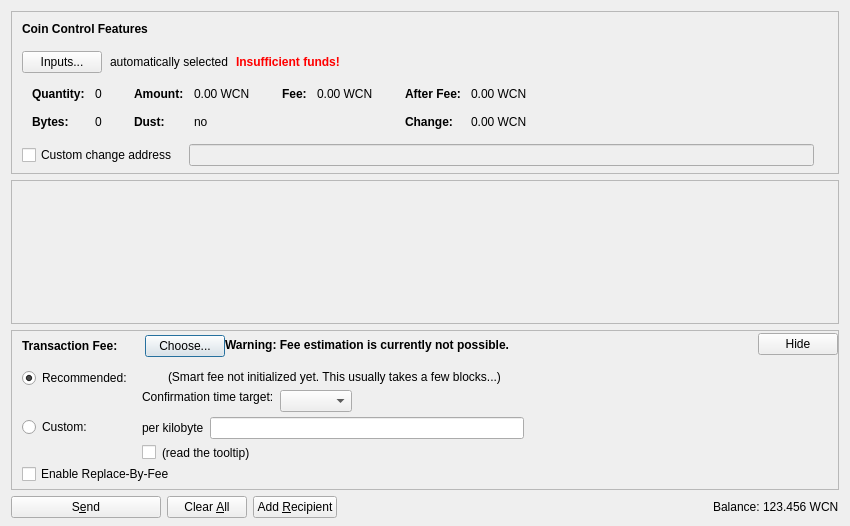
<?xml version="1.0" encoding="UTF-8"?>
<ui version="4.0">
 <class>SendCoinsDialog</class>
 <widget class="QDialog" name="SendCoinsDialog">
  <property name="geometry">
   <rect>
    <x>0</x>
    <y>0</y>
    <width>850</width>
    <height>526</height>
   </rect>
  </property>
  <property name="windowTitle">
   <string>Send Coins</string>
  </property>
  <layout class="QVBoxLayout" name="verticalLayout" stretch="0,1,0,0">
   <property name="bottomMargin">
    <number>8</number>
   </property>
   <item>
    <widget class="QFrame" name="frameCoinControl">
     <property name="sizePolicy">
      <sizepolicy hsizetype="Expanding" vsizetype="Expanding">
       <horstretch>0</horstretch>
       <verstretch>0</verstretch>
      </sizepolicy>
     </property>
     <property name="maximumSize">
      <size>
       <width>16777215</width>
       <height>16777215</height>
      </size>
     </property>
     <property name="frameShape">
      <enum>QFrame::StyledPanel</enum>
     </property>
     <property name="frameShadow">
      <enum>QFrame::Sunken</enum>
     </property>
     <layout class="QVBoxLayout" name="verticalLayoutCoinControl2">
      <property name="spacing">
       <number>0</number>
      </property>
      <property name="leftMargin">
       <number>0</number>
      </property>
      <property name="topMargin">
       <number>0</number>
      </property>
      <property name="rightMargin">
       <number>0</number>
      </property>
      <property name="bottomMargin">
       <number>6</number>
      </property>
      <item>
       <layout class="QVBoxLayout" name="verticalLayoutCoinControl" stretch="0,0,0,0,1">
        <property name="spacing">
         <number>0</number>
        </property>
        <property name="leftMargin">
         <number>10</number>
        </property>
        <property name="topMargin">
         <number>10</number>
        </property>
        <item>
         <layout class="QHBoxLayout" name="horizontalLayoutCoinControl1">
          <property name="bottomMargin">
           <number>15</number>
          </property>
          <item>
           <widget class="QLabel" name="labelCoinControlFeatures">
            <property name="sizePolicy">
             <sizepolicy hsizetype="Preferred" vsizetype="Maximum">
              <horstretch>0</horstretch>
              <verstretch>0</verstretch>
             </sizepolicy>
            </property>
            <property name="font">
             <font>
              <weight>75</weight>
              <bold>true</bold>
             </font>
            </property>
            <property name="styleSheet">
             <string notr="true">font-weight:bold;</string>
            </property>
            <property name="text">
             <string>Coin Control Features</string>
            </property>
           </widget>
          </item>
         </layout>
        </item>
        <item>
         <layout class="QHBoxLayout" name="horizontalLayoutCoinControl2" stretch="0,0,0,0">
          <property name="spacing">
           <number>8</number>
          </property>
          <property name="bottomMargin">
           <number>10</number>
          </property>
          <item>
           <widget class="QPushButton" name="pushButtonCoinControl">
            <property name="styleSheet">
             <string notr="true"/>
            </property>
            <property name="text">
             <string>Inputs...</string>
            </property>
            <property name="autoDefault">
             <bool>false</bool>
            </property>
           </widget>
          </item>
          <item>
           <widget class="QLabel" name="labelCoinControlAutomaticallySelected">
            <property name="text">
             <string>automatically selected</string>
            </property>
            <property name="margin">
             <number>5</number>
            </property>
           </widget>
          </item>
          <item>
           <widget class="QLabel" name="labelCoinControlInsuffFunds">
            <property name="font">
             <font>
              <weight>75</weight>
              <bold>true</bold>
             </font>
            </property>
            <property name="styleSheet">
             <string notr="true">color:red;font-weight:bold;</string>
            </property>
            <property name="text">
             <string>Insufficient funds!</string>
            </property>
            <property name="margin">
             <number>5</number>
            </property>
           </widget>
          </item>
          <item>
           <spacer name="horizontalSpacerCoinControl">
            <property name="orientation">
             <enum>Qt::Horizontal</enum>
            </property>
            <property name="sizeHint" stdset="0">
             <size>
              <width>40</width>
              <height>1</height>
             </size>
            </property>
           </spacer>
          </item>
         </layout>
        </item>
        <item>
         <widget class="QWidget" name="widgetCoinControl" native="true">
          <property name="sizePolicy">
           <sizepolicy hsizetype="Preferred" vsizetype="Preferred">
            <horstretch>0</horstretch>
            <verstretch>0</verstretch>
           </sizepolicy>
          </property>
          <property name="minimumSize">
           <size>
            <width>0</width>
            <height>0</height>
           </size>
          </property>
          <property name="styleSheet">
           <string notr="true"/>
          </property>
          <layout class="QHBoxLayout" name="horizontalLayoutCoinControl5">
           <property name="leftMargin">
            <number>0</number>
           </property>
           <property name="topMargin">
            <number>0</number>
           </property>
           <property name="rightMargin">
            <number>0</number>
           </property>
           <property name="bottomMargin">
            <number>0</number>
           </property>
           <item>
            <layout class="QHBoxLayout" name="horizontalLayoutCoinControl3" stretch="0,0,0,1">
             <property name="spacing">
              <number>20</number>
             </property>
             <property name="topMargin">
              <number>0</number>
             </property>
             <property name="bottomMargin">
              <number>10</number>
             </property>
             <item>
              <layout class="QFormLayout" name="formLayoutCoinControl1">
               <property name="horizontalSpacing">
                <number>10</number>
               </property>
               <property name="verticalSpacing">
                <number>14</number>
               </property>
               <property name="leftMargin">
                <number>10</number>
               </property>
               <property name="topMargin">
                <number>4</number>
               </property>
               <property name="rightMargin">
                <number>6</number>
               </property>
               <item row="0" column="0">
                <widget class="QLabel" name="labelCoinControlQuantityText">
                 <property name="font">
                  <font>
                   <weight>75</weight>
                   <bold>true</bold>
                  </font>
                 </property>
                 <property name="text">
                  <string>Quantity:</string>
                 </property>
                 <property name="margin">
                  <number>0</number>
                 </property>
                </widget>
               </item>
               <item row="0" column="1">
                <widget class="QLabel" name="labelCoinControlQuantity">
                 <property name="cursor">
                  <cursorShape>IBeamCursor</cursorShape>
                 </property>
                 <property name="contextMenuPolicy">
                  <enum>Qt::ActionsContextMenu</enum>
                 </property>
                 <property name="text">
                  <string notr="true">0</string>
                 </property>
                 <property name="margin">
                  <number>0</number>
                 </property>
                 <property name="textInteractionFlags">
                  <set>Qt::LinksAccessibleByMouse|Qt::TextSelectableByKeyboard|Qt::TextSelectableByMouse</set>
                 </property>
                </widget>
               </item>
               <item row="1" column="0">
                <widget class="QLabel" name="labelCoinControlBytesText">
                 <property name="font">
                  <font>
                   <weight>75</weight>
                   <bold>true</bold>
                  </font>
                 </property>
                 <property name="text">
                  <string>Bytes:</string>
                 </property>
                </widget>
               </item>
               <item row="1" column="1">
                <widget class="QLabel" name="labelCoinControlBytes">
                 <property name="cursor">
                  <cursorShape>IBeamCursor</cursorShape>
                 </property>
                 <property name="contextMenuPolicy">
                  <enum>Qt::ActionsContextMenu</enum>
                 </property>
                 <property name="text">
                  <string notr="true">0</string>
                 </property>
                 <property name="textInteractionFlags">
                  <set>Qt::LinksAccessibleByMouse|Qt::TextSelectableByKeyboard|Qt::TextSelectableByMouse</set>
                 </property>
                </widget>
               </item>
              </layout>
             </item>
             <item>
              <layout class="QFormLayout" name="formLayoutCoinControl2">
               <property name="horizontalSpacing">
                <number>10</number>
               </property>
               <property name="verticalSpacing">
                <number>14</number>
               </property>
               <property name="leftMargin">
                <number>6</number>
               </property>
               <property name="topMargin">
                <number>4</number>
               </property>
               <property name="rightMargin">
                <number>6</number>
               </property>
               <item row="0" column="0">
                <widget class="QLabel" name="labelCoinControlAmountText">
                 <property name="font">
                  <font>
                   <weight>75</weight>
                   <bold>true</bold>
                  </font>
                 </property>
                 <property name="text">
                  <string>Amount:</string>
                 </property>
                 <property name="margin">
                  <number>0</number>
                 </property>
                </widget>
               </item>
               <item row="0" column="1">
                <widget class="QLabel" name="labelCoinControlAmount">
                 <property name="cursor">
                  <cursorShape>IBeamCursor</cursorShape>
                 </property>
                 <property name="contextMenuPolicy">
                  <enum>Qt::ActionsContextMenu</enum>
                 </property>
                 <property name="text">
                  <string notr="true">0.00 WCN</string>
                 </property>
                 <property name="textInteractionFlags">
                  <set>Qt::LinksAccessibleByMouse|Qt::TextSelectableByKeyboard|Qt::TextSelectableByMouse</set>
                 </property>
                </widget>
               </item>
               <item row="1" column="0">
                <widget class="QLabel" name="labelCoinControlLowOutputText">
                 <property name="font">
                  <font>
                   <weight>75</weight>
                   <bold>true</bold>
                  </font>
                 </property>
                 <property name="text">
                  <string>Dust:</string>
                 </property>
                </widget>
               </item>
               <item row="1" column="1">
                <widget class="QLabel" name="labelCoinControlLowOutput">
                 <property name="cursor">
                  <cursorShape>IBeamCursor</cursorShape>
                 </property>
                 <property name="contextMenuPolicy">
                  <enum>Qt::ActionsContextMenu</enum>
                 </property>
                 <property name="text">
                  <string notr="true">no</string>
                 </property>
                 <property name="textInteractionFlags">
                  <set>Qt::LinksAccessibleByMouse|Qt::TextSelectableByKeyboard|Qt::TextSelectableByMouse</set>
                 </property>
                </widget>
               </item>
              </layout>
             </item>
             <item>
              <layout class="QFormLayout" name="formLayoutCoinControl3">
               <property name="horizontalSpacing">
                <number>10</number>
               </property>
               <property name="verticalSpacing">
                <number>14</number>
               </property>
               <property name="leftMargin">
                <number>6</number>
               </property>
               <property name="topMargin">
                <number>4</number>
               </property>
               <property name="rightMargin">
                <number>6</number>
               </property>
               <item row="0" column="0">
                <widget class="QLabel" name="labelCoinControlFeeText">
                 <property name="font">
                  <font>
                   <weight>75</weight>
                   <bold>true</bold>
                  </font>
                 </property>
                 <property name="text">
                  <string>Fee:</string>
                 </property>
                 <property name="margin">
                  <number>0</number>
                 </property>
                </widget>
               </item>
               <item row="0" column="1">
                <widget class="QLabel" name="labelCoinControlFee">
                 <property name="cursor">
                  <cursorShape>IBeamCursor</cursorShape>
                 </property>
                 <property name="contextMenuPolicy">
                  <enum>Qt::ActionsContextMenu</enum>
                 </property>
                 <property name="text">
                  <string notr="true">0.00 WCN</string>
                 </property>
                 <property name="textInteractionFlags">
                  <set>Qt::LinksAccessibleByMouse|Qt::TextSelectableByKeyboard|Qt::TextSelectableByMouse</set>
                 </property>
                </widget>
               </item>
              </layout>
             </item>
             <item>
              <layout class="QFormLayout" name="formLayoutCoinControl4">
               <property name="horizontalSpacing">
                <number>10</number>
               </property>
               <property name="verticalSpacing">
                <number>14</number>
               </property>
               <property name="leftMargin">
                <number>6</number>
               </property>
               <property name="topMargin">
                <number>4</number>
               </property>
               <property name="rightMargin">
                <number>6</number>
               </property>
               <item row="0" column="0">
                <widget class="QLabel" name="labelCoinControlAfterFeeText">
                 <property name="font">
                  <font>
                   <weight>75</weight>
                   <bold>true</bold>
                  </font>
                 </property>
                 <property name="text">
                  <string>After Fee:</string>
                 </property>
                 <property name="margin">
                  <number>0</number>
                 </property>
                </widget>
               </item>
               <item row="0" column="1">
                <widget class="QLabel" name="labelCoinControlAfterFee">
                 <property name="cursor">
                  <cursorShape>IBeamCursor</cursorShape>
                 </property>
                 <property name="contextMenuPolicy">
                  <enum>Qt::ActionsContextMenu</enum>
                 </property>
                 <property name="text">
                  <string notr="true">0.00 WCN</string>
                 </property>
                 <property name="textInteractionFlags">
                  <set>Qt::LinksAccessibleByMouse|Qt::TextSelectableByKeyboard|Qt::TextSelectableByMouse</set>
                 </property>
                </widget>
               </item>
               <item row="1" column="0">
                <widget class="QLabel" name="labelCoinControlChangeText">
                 <property name="font">
                  <font>
                   <weight>75</weight>
                   <bold>true</bold>
                  </font>
                 </property>
                 <property name="text">
                  <string>Change:</string>
                 </property>
                </widget>
               </item>
               <item row="1" column="1">
                <widget class="QLabel" name="labelCoinControlChange">
                 <property name="cursor">
                  <cursorShape>IBeamCursor</cursorShape>
                 </property>
                 <property name="contextMenuPolicy">
                  <enum>Qt::ActionsContextMenu</enum>
                 </property>
                 <property name="text">
                  <string notr="true">0.00 WCN</string>
                 </property>
                 <property name="textInteractionFlags">
                  <set>Qt::LinksAccessibleByMouse|Qt::TextSelectableByKeyboard|Qt::TextSelectableByMouse</set>
                 </property>
                </widget>
               </item>
              </layout>
             </item>
            </layout>
           </item>
          </layout>
         </widget>
        </item>
        <item>
         <layout class="QHBoxLayout" name="horizontalLayoutCoinControl4" stretch="0,0,0">
          <property name="spacing">
           <number>12</number>
          </property>
          <property name="sizeConstraint">
           <enum>QLayout::SetDefaultConstraint</enum>
          </property>
          <property name="topMargin">
           <number>5</number>
          </property>
          <property name="rightMargin">
           <number>5</number>
          </property>
          <item>
           <widget class="QCheckBox" name="checkBoxCoinControlChange">
            <property name="toolTip">
             <string>If this is activated, but the change address is empty or invalid, change will be sent to a newly generated address.</string>
            </property>
            <property name="text">
             <string>Custom change address</string>
            </property>
           </widget>
          </item>
          <item>
           <widget class="QValidatedLineEdit" name="lineEditCoinControlChange">
            <property name="enabled">
             <bool>false</bool>
            </property>
            <property name="sizePolicy">
             <sizepolicy hsizetype="Expanding" vsizetype="Fixed">
              <horstretch>0</horstretch>
              <verstretch>0</verstretch>
             </sizepolicy>
            </property>
           </widget>
          </item>
          <item>
           <widget class="QLabel" name="labelCoinControlChangeLabel">
            <property name="sizePolicy">
             <sizepolicy hsizetype="Preferred" vsizetype="Expanding">
              <horstretch>0</horstretch>
              <verstretch>0</verstretch>
             </sizepolicy>
            </property>
            <property name="minimumSize">
             <size>
              <width>0</width>
              <height>0</height>
             </size>
            </property>
            <property name="text">
             <string/>
            </property>
            <property name="margin">
             <number>3</number>
            </property>
           </widget>
          </item>
         </layout>
        </item>
        <item>
         <spacer name="verticalSpacerCoinControl">
          <property name="orientation">
           <enum>Qt::Vertical</enum>
          </property>
          <property name="sizeHint" stdset="0">
           <size>
            <width>800</width>
            <height>1</height>
           </size>
          </property>
         </spacer>
        </item>
       </layout>
      </item>
     </layout>
    </widget>
   </item>
   <item>
    <widget class="QScrollArea" name="scrollArea">
     <property name="widgetResizable">
      <bool>true</bool>
     </property>
     <widget class="QWidget" name="scrollAreaWidgetContents">
      <property name="geometry">
       <rect>
        <x>0</x>
        <y>0</y>
        <width>830</width>
        <height>104</height>
       </rect>
      </property>
      <layout class="QVBoxLayout" name="verticalLayout_2" stretch="0,1">
       <property name="leftMargin">
        <number>0</number>
       </property>
       <property name="topMargin">
        <number>0</number>
       </property>
       <property name="rightMargin">
        <number>0</number>
       </property>
       <property name="bottomMargin">
        <number>0</number>
       </property>
       <item>
        <layout class="QVBoxLayout" name="entries">
         <property name="spacing">
          <number>6</number>
         </property>
        </layout>
       </item>
       <item>
        <spacer name="verticalSpacer">
         <property name="orientation">
          <enum>Qt::Vertical</enum>
         </property>
         <property name="sizeHint" stdset="0">
          <size>
           <width>20</width>
           <height>40</height>
          </size>
         </property>
        </spacer>
       </item>
      </layout>
     </widget>
    </widget>
   </item>
   <item>
    <widget class="QFrame" name="frameFee">
     <property name="sizePolicy">
      <sizepolicy hsizetype="Expanding" vsizetype="Expanding">
       <horstretch>0</horstretch>
       <verstretch>0</verstretch>
      </sizepolicy>
     </property>
     <property name="maximumSize">
      <size>
       <width>16777215</width>
       <height>16777215</height>
      </size>
     </property>
     <property name="frameShape">
      <enum>QFrame::StyledPanel</enum>
     </property>
     <property name="frameShadow">
      <enum>QFrame::Sunken</enum>
     </property>
     <layout class="QVBoxLayout" name="verticalLayoutFee1">
      <property name="spacing">
       <number>0</number>
      </property>
      <property name="leftMargin">
       <number>0</number>
      </property>
      <property name="topMargin">
       <number>0</number>
      </property>
      <property name="rightMargin">
       <number>0</number>
      </property>
      <property name="bottomMargin">
       <number>0</number>
      </property>
      <item>
       <layout class="QVBoxLayout" name="verticalLayoutFee2" stretch="0,0,0">
        <property name="spacing">
         <number>0</number>
        </property>
        <property name="leftMargin">
         <number>10</number>
        </property>
        <property name="topMargin">
         <number>0</number>
        </property>
        <item>
         <layout class="QHBoxLayout" name="horizontalLayoutFee1">
          <property name="bottomMargin">
           <number>0</number>
          </property>
          <item>
           <layout class="QVBoxLayout" name="verticalLayoutFee7">
            <property name="spacing">
             <number>0</number>
            </property>
            <item>
             <spacer name="verticalSpacerSmartFee">
              <property name="orientation">
               <enum>Qt::Vertical</enum>
              </property>
              <property name="sizeType">
               <enum>QSizePolicy::Fixed</enum>
              </property>
              <property name="sizeHint" stdset="0">
               <size>
                <width>1</width>
                <height>4</height>
               </size>
              </property>
             </spacer>
            </item>
            <item>
             <layout class="QHBoxLayout" name="horizontalLayoutSmartFee">
              <property name="spacing">
               <number>10</number>
              </property>
              <item>
               <widget class="QLabel" name="labelFeeHeadline">
                <property name="sizePolicy">
                 <sizepolicy hsizetype="Preferred" vsizetype="Maximum">
                  <horstretch>0</horstretch>
                  <verstretch>0</verstretch>
                 </sizepolicy>
                </property>
                <property name="font">
                 <font>
                  <weight>75</weight>
                  <bold>true</bold>
                 </font>
                </property>
                <property name="styleSheet">
                 <string notr="true">font-weight:bold;</string>
                </property>
                <property name="text">
                 <string>Transaction Fee:</string>
                </property>
               </widget>
              </item>
              <item>
               <widget class="QLabel" name="labelFeeMinimized">
                <property name="text">
                 <string/>
                </property>
               </widget>
              </item>
              <item>
               <widget class="QPushButton" name="buttonChooseFee">
                <property name="text">
                 <string>Choose...</string>
                </property>
               </widget>
              </item>
             </layout>
            </item>
            <item>
             <spacer name="verticalSpacer_5">
              <property name="orientation">
               <enum>Qt::Vertical</enum>
              </property>
              <property name="sizeHint" stdset="0">
               <size>
                <width>1</width>
                <height>1</height>
               </size>
              </property>
             </spacer>
            </item>
           </layout>
          </item>
          <item>
           <widget class="QLabel" name="fallbackFeeWarningLabel">
            <property name="toolTip">
             <string>Using the fallbackfee can result in sending a transaction that will take several hours or days (or never) to confirm. Consider choosing your fee manually or wait until you have validated the complete chain.</string>
            </property>
            <property name="font">
            <font>
                <weight>75</weight>
                <bold>true</bold>
            </font>
            </property>
            <property name="text">
             <string>Warning: Fee estimation is currently not possible.</string>
            </property>
            <property name="wordWrap">
             <bool>false</bool>
            </property>
           </widget>
          </item>
          <item>
           <spacer name="horizontalSpacer_4">
            <property name="orientation">
             <enum>Qt::Horizontal</enum>
            </property>
            <property name="sizeType">
             <enum>QSizePolicy::MinimumExpanding</enum>
            </property>
            <property name="sizeHint" stdset="0">
             <size>
              <width>40</width>
              <height>20</height>
             </size>
            </property>
           </spacer>
          </item>
          <item>
           <widget class="QPushButton" name="buttonMinimizeFee">
            <property name="toolTip">
             <string>collapse fee-settings</string>
            </property>
            <property name="text">
             <string>Hide</string>
            </property>
           </widget>
          </item>
         </layout>
        </item>
        <item>
         <widget class="QFrame" name="frameFeeSelection">
          <layout class="QVBoxLayout" name="verticalLayoutFee12">
           <property name="spacing">
            <number>0</number>
           </property>
           <property name="leftMargin">
            <number>0</number>
           </property>
           <property name="topMargin">
            <number>0</number>
           </property>
           <property name="rightMargin">
            <number>0</number>
           </property>
           <property name="bottomMargin">
            <number>0</number>
           </property>
           <item>
            <layout class="QGridLayout" name="gridLayoutFee">
             <property name="topMargin">
              <number>10</number>
             </property>
             <property name="bottomMargin">
              <number>4</number>
             </property>
             <property name="horizontalSpacing">
              <number>10</number>
             </property>
             <property name="verticalSpacing">
              <number>4</number>
             </property>
             <item row="1" column="1">
              <layout class="QVBoxLayout" name="verticalLayoutFee8">
               <property name="spacing">
                <number>6</number>
               </property>
               <item>
                <layout class="QHBoxLayout" name="horizontalLayoutFee13">
                 <item>
                  <widget class="QLabel" name="labelCustomPerKilobyte">
                   <property name="toolTip">
                    <string>If the custom fee is set to 1000 satoshis and the transaction is only 250 bytes, then &quot;per kilobyte&quot; only pays 250 satoshis in fee, while &quot;total at least&quot; pays 1000 satoshis. For transactions bigger than a kilobyte both pay by kilobyte.</string>
                   </property>
                   <property name="text">
                    <string>per kilobyte</string>
                   </property>
                  </widget>
                 </item>
                 <item>
                  <widget class="BitcoinAmountField" name="customFee"/>
                 </item>
                 <item>
                  <spacer name="horizontalSpacer_6">
                   <property name="orientation">
                    <enum>Qt::Horizontal</enum>
                   </property>
                   <property name="sizeHint" stdset="0">
                    <size>
                     <width>1</width>
                     <height>1</height>
                    </size>
                   </property>
                  </spacer>
                 </item>
                </layout>
               </item>
               <item>
                <layout class="QHBoxLayout" name="horizontalLayoutFee8">
                 <item>
                  <widget class="QCheckBox" name="checkBoxMinimumFee">
                   <property name="toolTip">
                    <string>Paying only the minimum fee is just fine as long as there is less transaction volume than space in the blocks. But be aware that this can end up in a never confirming transaction once there is more demand for widecoin transactions than the network can process.</string>
                   </property>
                   <property name="text">
                    <string/>
                   </property>
                  </widget>
                 </item>
                 <item>
                  <widget class="QLabel" name="labelMinFeeWarning">
                   <property name="enabled">
                    <bool>true</bool>
                   </property>
                   <property name="toolTip">
                    <string>Paying only the minimum fee is just fine as long as there is less transaction volume than space in the blocks. But be aware that this can end up in a never confirming transaction once there is more demand for widecoin transactions than the network can process.</string>
                   </property>
                   <property name="text">
                    <string>(read the tooltip)</string>
                   </property>
                   <property name="margin">
                    <number>5</number>
                   </property>
                  </widget>
                 </item>
                 <item>
                  <spacer name="horizontalSpacer_2">
                   <property name="orientation">
                    <enum>Qt::Horizontal</enum>
                   </property>
                   <property name="sizeHint" stdset="0">
                    <size>
                     <width>1</width>
                     <height>1</height>
                    </size>
                   </property>
                  </spacer>
                 </item>
                </layout>
               </item>
              </layout>
             </item>
             <item row="0" column="0">
              <layout class="QVBoxLayout" name="verticalLayoutFee4" stretch="0,1">
               <item>
                <widget class="QRadioButton" name="radioSmartFee">
                 <property name="text">
                  <string>Recommended:</string>
                 </property>
                 <property name="checked">
                  <bool>true</bool>
                 </property>
                 <attribute name="buttonGroup">
                  <string notr="true">groupFee</string>
                 </attribute>
                </widget>
               </item>
               <item>
                <spacer name="verticalSpacer_2">
                 <property name="orientation">
                  <enum>Qt::Vertical</enum>
                 </property>
                 <property name="sizeHint" stdset="0">
                  <size>
                   <width>1</width>
                   <height>1</height>
                  </size>
                 </property>
                </spacer>
               </item>
              </layout>
             </item>
             <item row="1" column="0">
              <layout class="QVBoxLayout" name="verticalLayoutFee9" stretch="0,1">
               <item>
                <widget class="QRadioButton" name="radioCustomFee">
                 <property name="text">
                  <string>Custom:</string>
                 </property>
                 <attribute name="buttonGroup">
                  <string notr="true">groupFee</string>
                 </attribute>
                </widget>
               </item>
               <item>
                <spacer name="verticalSpacer_6">
                 <property name="orientation">
                  <enum>Qt::Vertical</enum>
                 </property>
                 <property name="sizeHint" stdset="0">
                  <size>
                   <width>1</width>
                   <height>1</height>
                  </size>
                 </property>
                </spacer>
               </item>
              </layout>
             </item>
             <item row="0" column="1">
              <layout class="QVBoxLayout" name="verticalLayoutFee3" stretch="0,0,1">
               <property name="spacing">
                <number>6</number>
               </property>
               <property name="topMargin">
                <number>2</number>
               </property>
               <item>
                <layout class="QHBoxLayout" name="horizontalLayoutFee12">
                 <item>
                  <widget class="QLabel" name="labelSmartFee">
                   <property name="text">
                    <string/>
                   </property>
                   <property name="margin">
                    <number>2</number>
                   </property>
                  </widget>
                 </item>
                 <item>
                  <widget class="QLabel" name="labelFeeEstimation">
                   <property name="text">
                    <string/>
                   </property>
                  </widget>
                 </item>
                 <item>
                  <widget class="QLabel" name="labelSmartFee2">
                   <property name="text">
                    <string>(Smart fee not initialized yet. This usually takes a few blocks...)</string>
                   </property>
                   <property name="margin">
                    <number>2</number>
                   </property>
                  </widget>
                 </item>
                 <item>
                  <spacer name="horizontalSpacer_5">
                   <property name="orientation">
                    <enum>Qt::Horizontal</enum>
                   </property>
                   <property name="sizeHint" stdset="0">
                    <size>
                     <width>1</width>
                     <height>1</height>
                    </size>
                   </property>
                  </spacer>
                 </item>
                </layout>
               </item>
               <item>
                <layout class="QHBoxLayout" name="horizontalLayoutFee9">
                 <item>
                  <layout class="QVBoxLayout" name="verticalLayoutFee6">
                   <item>
                    <widget class="QLabel" name="labelSmartFee3">
                     <property name="text">
                      <string>Confirmation time target:</string>
                     </property>
                     <property name="margin">
                      <number>2</number>
                     </property>
                    </widget>
                   </item>
                   <item>
                    <spacer name="verticalSpacer_3">
                     <property name="orientation">
                      <enum>Qt::Vertical</enum>
                     </property>
                     <property name="sizeHint" stdset="0">
                      <size>
                       <width>1</width>
                       <height>1</height>
                      </size>
                     </property>
                    </spacer>
                   </item>
                  </layout>
                 </item>
                 <item>
                  <layout class="QVBoxLayout" name="verticalLayoutFee5">
                   <property name="rightMargin">
                    <number>30</number>
                   </property>
                   <item>
                    <layout class="QHBoxLayout" name="horizontalLayoutConfTarget">
                     <property name="bottomMargin">
                      <number>0</number>
                     </property>
                     <item>
                      <widget class="QComboBox" name="confTargetSelector"/>
                     </item>
                     <item>
                      <spacer name="horizontalSpacerConfTarget">
                       <property name="orientation">
                        <enum>Qt::Horizontal</enum>
                       </property>
                       <property name="sizeHint" stdset="0">
                        <size>
                         <width>40</width>
                         <height>20</height>
                        </size>
                       </property>
                      </spacer>
                     </item>
                    </layout>
                   </item>
                  </layout>
                 </item>
                </layout>
               </item>
               <item>
                <spacer name="verticalSpacer_4">
                 <property name="orientation">
                  <enum>Qt::Vertical</enum>
                 </property>
                 <property name="sizeHint" stdset="0">
                  <size>
                   <width>1</width>
                   <height>1</height>
                  </size>
                 </property>
                </spacer>
               </item>
              </layout>
             </item>
            </layout>
           </item>
           <item>
            <widget class="QCheckBox" name="optInRBF">
             <property name="text">
              <string>Enable Replace-By-Fee</string>
             </property>
             <property name="toolTip">
              <string>With Replace-By-Fee (BIP-125) you can increase a transaction's fee after it is sent. Without this, a higher fee may be recommended to compensate for increased transaction delay risk.</string>
             </property>
            </widget>
           </item>
          </layout>
         </widget>
        </item>
        <item>
         <spacer name="verticalSpacerFee">
          <property name="orientation">
           <enum>Qt::Vertical</enum>
          </property>
          <property name="sizeHint" stdset="0">
           <size>
            <width>40</width>
            <height>5</height>
           </size>
          </property>
         </spacer>
        </item>
       </layout>
      </item>
     </layout>
    </widget>
   </item>
   <item>
    <layout class="QHBoxLayout" name="horizontalLayout">
     <item>
      <widget class="QPushButton" name="sendButton">
       <property name="minimumSize">
        <size>
         <width>150</width>
         <height>0</height>
        </size>
       </property>
       <property name="toolTip">
        <string>Confirm the send action</string>
       </property>
       <property name="text">
        <string>S&amp;end</string>
       </property>
       <property name="icon">
        <iconset resource="../bitcoin.qrc">
         <normaloff>:/icons/send</normaloff>:/icons/send</iconset>
       </property>
       <property name="autoDefault">
        <bool>false</bool>
       </property>
       <property name="default">
        <bool>false</bool>
       </property>
      </widget>
     </item>
     <item>
      <widget class="QPushButton" name="clearButton">
       <property name="sizePolicy">
        <sizepolicy hsizetype="Minimum" vsizetype="Fixed">
         <horstretch>0</horstretch>
         <verstretch>0</verstretch>
        </sizepolicy>
       </property>
       <property name="toolTip">
        <string>Clear all fields of the form.</string>
       </property>
       <property name="text">
        <string>Clear &amp;All</string>
       </property>
       <property name="icon">
        <iconset resource="../bitcoin.qrc">
         <normaloff>:/icons/remove</normaloff>:/icons/remove</iconset>
       </property>
       <property name="autoDefault">
        <bool>false</bool>
       </property>
      </widget>
     </item>
     <item>
      <widget class="QPushButton" name="addButton">
       <property name="toolTip">
        <string>Send to multiple recipients at once</string>
       </property>
       <property name="text">
        <string>Add &amp;Recipient</string>
       </property>
       <property name="icon">
        <iconset resource="../bitcoin.qrc">
         <normaloff>:/icons/add</normaloff>:/icons/add</iconset>
       </property>
       <property name="autoDefault">
        <bool>false</bool>
       </property>
      </widget>
     </item>
     <item>
      <spacer name="horizontalSpacer">
       <property name="orientation">
        <enum>Qt::Horizontal</enum>
       </property>
       <property name="sizeHint" stdset="0">
        <size>
         <width>40</width>
         <height>20</height>
        </size>
       </property>
      </spacer>
     </item>
     <item>
      <layout class="QHBoxLayout" name="horizontalLayout_2">
       <property name="spacing">
        <number>3</number>
       </property>
       <item>
        <widget class="QLabel" name="label">
         <property name="sizePolicy">
          <sizepolicy hsizetype="Preferred" vsizetype="Fixed">
           <horstretch>0</horstretch>
           <verstretch>0</verstretch>
          </sizepolicy>
         </property>
         <property name="text">
          <string>Balance:</string>
         </property>
        </widget>
       </item>
       <item>
        <widget class="QLabel" name="labelBalance">
         <property name="sizePolicy">
          <sizepolicy hsizetype="Preferred" vsizetype="Fixed">
           <horstretch>0</horstretch>
           <verstretch>0</verstretch>
          </sizepolicy>
         </property>
         <property name="cursor">
          <cursorShape>IBeamCursor</cursorShape>
         </property>
         <property name="text">
          <string notr="true">123.456 WCN</string>
         </property>
         <property name="textInteractionFlags">
          <set>Qt::LinksAccessibleByMouse|Qt::TextSelectableByKeyboard|Qt::TextSelectableByMouse</set>
         </property>
        </widget>
       </item>
      </layout>
     </item>
    </layout>
   </item>
  </layout>
 </widget>
 <customwidgets>
  <customwidget>
   <class>QValidatedLineEdit</class>
   <extends>QLineEdit</extends>
   <header>qt/qvalidatedlineedit.h</header>
  </customwidget>
  <customwidget>
   <class>BitcoinAmountField</class>
   <extends>QLineEdit</extends>
   <header>qt/bitcoinamountfield.h</header>
   <container>1</container>
  </customwidget>
 </customwidgets>
 <resources>
  <include location="../bitcoin.qrc"/>
 </resources>
 <connections/>
 <buttongroups>
  <buttongroup name="groupFee"/>
 </buttongroups>
</ui>
